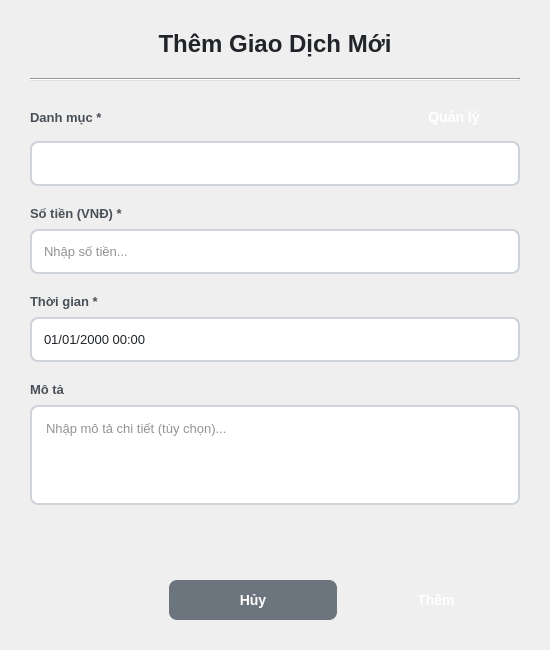
<?xml version="1.0" encoding="UTF-8"?>
<ui version="4.0">
 <class>AddTransactionDialog</class>
 <widget class="QDialog" name="AddTransactionDialog">
  <property name="geometry">
   <rect>
    <x>0</x>
    <y>0</y>
    <width>550</width>
    <height>650</height>
   </rect>
  </property>
  <property name="minimumSize">
   <size>
    <width>550</width>
    <height>650</height>
   </size>
  </property>
  <property name="maximumSize">
   <size>
    <width>550</width>
    <height>650</height>
   </size>
  </property>
  <property name="windowTitle">
   <string>Thêm Giao Dịch</string>
  </property>
  <property name="styleSheet">
   <string notr="true">QDialog {
    background: qlineargradient(x1:0, y1:0, x2:0, y2:1,
                                stop:0 #f8f9fa, stop:1 #e9ecef);
}

QLabel {
    font-size: 13px;
    font-weight: 500;
    color: #495057;
}

QLabel#titleLabel {
    font-size: 24px;
    font-weight: 700;
    color: #212529;
}

QLineEdit, QTextEdit, QComboBox, QDateTimeEdit {
    padding: 10px;
    border: 2px solid #ced4da;
    border-radius: 8px;
    background: white;
    font-size: 13px;
    color: #212529;
}

QLineEdit:focus, QTextEdit:focus, QComboBox:focus, QDateTimeEdit:focus {
    border-color: #0d6efd;
    outline: none;
}

QComboBox::drop-down {
    border: none;
    width: 30px;
}

QComboBox::down-arrow {
    image: url(:/icons/down-arrow.png);
    width: 12px;
    height: 12px;
}

QDateTimeEdit::drop-down {
    border: none;
    width: 30px;
}

QDateTimeEdit::down-arrow {
    image: url(:/icons/calendar.png);
    width: 14px;
    height: 14px;
}

QPushButton {
    padding: 12px 24px;
    border: none;
    border-radius: 8px;
    font-size: 14px;
    font-weight: 600;
    min-width: 120px;
}

QPushButton#submitButton {
    background: qlineargradient(x1:0, y1:0, x2:1, y2:0,
                                stop:0 #0d6efd, stop:1 #0a58ca);
    color: white;
}

QPushButton#submitButton:hover {
    background: qlineargradient(x1:0, y1:0, x2:1, y2:0,
                                stop:0 #0a58ca, stop:1 #084298);
}

QPushButton#cancelButton {
    background: #6c757d;
    color: white;
}

QPushButton#cancelButton:hover {
    background: #5a6268;
}

QPushButton#manageCategoryButton {
    background: qlineargradient(x1:0, y1:0, x2:1, y2:0,
                                stop:0 #198754, stop:1 #146c43);
    color: white;
    padding: 8px 16px;
    min-width: 100px;
}

QPushButton#manageCategoryButton:hover {
    background: qlineargradient(x1:0, y1:0, x2:1, y2:0,
                                stop:0 #146c43, stop:1 #0d5132);
}

QFrame#separatorLine {
    background-color: #dee2e6;
    max-height: 1px;
}</string>
  </property>
  <layout class="QVBoxLayout" name="verticalLayout">
   <property name="spacing">
    <number>20</number>
   </property>
   <property name="leftMargin">
    <number>30</number>
   </property>
   <property name="topMargin">
    <number>30</number>
   </property>
   <property name="rightMargin">
    <number>30</number>
   </property>
   <property name="bottomMargin">
    <number>30</number>
   </property>
   <item>
    <widget class="QLabel" name="titleLabel">
     <property name="text">
      <string>Thêm Giao Dịch Mới</string>
     </property>
     <property name="alignment">
      <set>Qt::AlignCenter</set>
     </property>
    </widget>
   </item>
   <item>
    <widget class="QFrame" name="separatorLine">
     <property name="frameShape">
      <enum>QFrame::HLine</enum>
     </property>
     <property name="frameShadow">
      <enum>QFrame::Sunken</enum>
     </property>
    </widget>
   </item>
   <item>
    <layout class="QVBoxLayout" name="categoryLayout">
     <property name="spacing">
      <number>8</number>
     </property>
     <item>
      <layout class="QHBoxLayout" name="categoryLabelLayout">
       <item>
        <widget class="QLabel" name="categoryLabel">
         <property name="text">
          <string>Danh mục *</string>
         </property>
        </widget>
       </item>
       <item>
        <spacer name="horizontalSpacer">
         <property name="orientation">
          <enum>Qt::Horizontal</enum>
         </property>
         <property name="sizeHint" stdset="0">
          <size>
           <width>40</width>
           <height>20</height>
          </size>
         </property>
        </spacer>
       </item>
       <item>
        <widget class="QPushButton" name="manageCategoryButton">
         <property name="text">
          <string>Quản lý</string>
         </property>
        </widget>
       </item>
      </layout>
     </item>
     <item>
      <widget class="QComboBox" name="categoryComboBox">
       <property name="minimumSize">
        <size>
         <width>0</width>
         <height>45</height>
        </size>
       </property>
      </widget>
     </item>
    </layout>
   </item>
   <item>
    <layout class="QVBoxLayout" name="amountLayout">
     <property name="spacing">
      <number>8</number>
     </property>
     <item>
      <widget class="QLabel" name="amountLabel">
       <property name="text">
        <string>Số tiền (VNĐ) *</string>
       </property>
      </widget>
     </item>
     <item>
      <widget class="QLineEdit" name="amountLineEdit">
       <property name="minimumSize">
        <size>
         <width>0</width>
         <height>45</height>
        </size>
       </property>
       <property name="placeholderText">
        <string>Nhập số tiền...</string>
       </property>
      </widget>
     </item>
    </layout>
   </item>
   <item>
    <layout class="QVBoxLayout" name="dateTimeLayout">
     <property name="spacing">
      <number>8</number>
     </property>
     <item>
      <widget class="QLabel" name="dateTimeLabel">
       <property name="text">
        <string>Thời gian *</string>
       </property>
      </widget>
     </item>
     <item>
      <widget class="QDateTimeEdit" name="dateTimeEdit">
       <property name="minimumSize">
        <size>
         <width>0</width>
         <height>45</height>
        </size>
       </property>
       <property name="calendarPopup">
        <bool>true</bool>
       </property>
       <property name="displayFormat">
        <string>dd/MM/yyyy HH:mm</string>
       </property>
      </widget>
     </item>
    </layout>
   </item>
   <item>
    <layout class="QVBoxLayout" name="descriptionLayout">
     <property name="spacing">
      <number>8</number>
     </property>
     <item>
      <widget class="QLabel" name="descriptionLabel">
       <property name="text">
        <string>Mô tả</string>
       </property>
      </widget>
     </item>
     <item>
      <widget class="QTextEdit" name="descriptionTextEdit">
       <property name="minimumSize">
        <size>
         <width>0</width>
         <height>100</height>
        </size>
       </property>
       <property name="maximumSize">
        <size>
         <width>16777215</width>
         <height>100</height>
        </size>
       </property>
       <property name="placeholderText">
        <string>Nhập mô tả chi tiết (tùy chọn)...</string>
       </property>
      </widget>
     </item>
    </layout>
   </item>
   <item>
    <spacer name="verticalSpacer">
     <property name="orientation">
      <enum>Qt::Vertical</enum>
     </property>
     <property name="sizeHint" stdset="0">
      <size>
       <width>20</width>
       <height>40</height>
      </size>
     </property>
    </spacer>
   </item>
   <item>
    <layout class="QHBoxLayout" name="buttonLayout">
     <property name="spacing">
      <number>15</number>
     </property>
     <item>
      <spacer name="horizontalSpacer_2">
       <property name="orientation">
        <enum>Qt::Horizontal</enum>
       </property>
       <property name="sizeHint" stdset="0">
        <size>
         <width>40</width>
         <height>20</height>
        </size>
       </property>
      </spacer>
     </item>
     <item>
      <widget class="QPushButton" name="cancelButton">
       <property name="text">
        <string>Hủy</string>
       </property>
      </widget>
     </item>
     <item>
      <widget class="QPushButton" name="submitButton">
       <property name="text">
        <string>Thêm</string>
       </property>
      </widget>
     </item>
    </layout>
   </item>
  </layout>
 </widget>
 <resources/>
 <connections/>
</ui>
